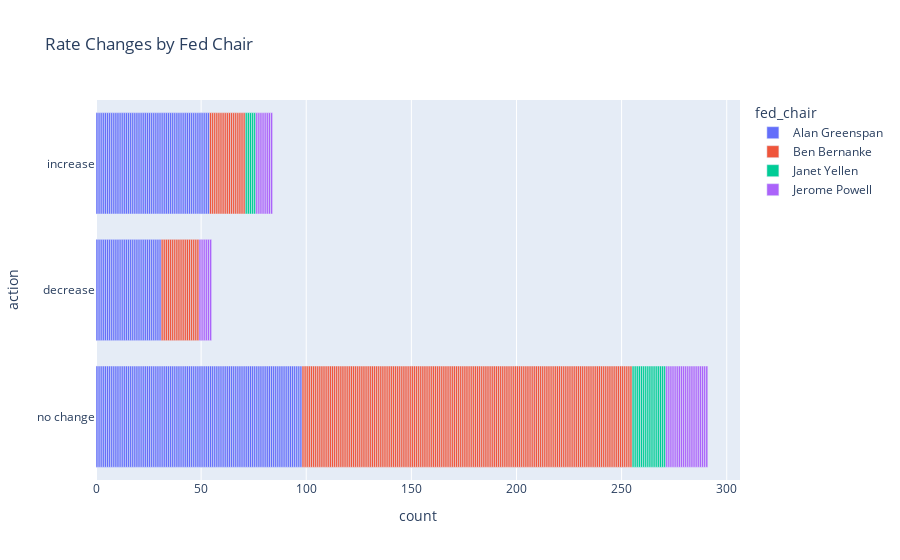

Notebook code cell kept with this figure:
### Markdown cell above
<br>

### FOMC Decision Events

The following graph anayzes the FOMC actions by Meeting outcome. The rates of activity are not consistent. No action or holding interest rates stable is by far the most prominent outcome in the dataset.

### Code cell
fig = px.bar(df_merge, y="action", color='fed_chair', orientation='h',
             hover_data=["action", "rate_change"],
             height=400,
             title='Rate Changes by Fed Chair')
fig.show()

### Figure 1 — Plotly figure (JSON) as saved in the notebook; plotly's stock layout.template omitted (floating-point values rounded to 4 significant figures; data arrays with more than 128 entries replaced by an {"elided": "..."} marker saying what was removed)
{"data": [{"alignmentgroup": "True", "customdata": {"elided": "183x1 float values"}, "hovertemplate": "fed_chair=Alan Greenspan<br>count=%{x}<br>action=%{y}<br>rate_change=%{customdata[0]}<extra></extra>", "legendgroup": "Alan Greenspan", "marker": {"color": "#636efa", "pattern": {"shape": ""}}, "name": "Alan Greenspan", "offsetgroup": "Alan Greenspan", "orientation": "h", "showlegend": true, "textposition": "auto", "type": "bar", "x": {"elided": "183 int values"}, "xaxis": "x", "y": {"elided": "183 str values"}, "yaxis": "y"}, {"alignmentgroup": "True", "customdata": {"elided": "192x1 float values"}, "hovertemplate": "fed_chair=Ben Bernanke<br>count=%{x}<br>action=%{y}<br>rate_change=%{customdata[0]}<extra></extra>", "legendgroup": "Ben Bernanke", "marker": {"color": "#EF553B", "pattern": {"shape": ""}}, "name": "Ben Bernanke", "offsetgroup": "Ben Bernanke", "orientation": "h", "showlegend": true, "textposition": "auto", "type": "bar", "x": {"elided": "192 int values"}, "xaxis": "x", "y": {"elided": "192 str values"}, "yaxis": "y"}, {"alignmentgroup": "True", "customdata": [[0.0025], [0.0025], [0], [0], [0], [0], [0], [0], [0], [0], [0], [0.0025], [0], [0], [0.0025], [0], [0], [0], [0], [0], [0.0025]], "hovertemplate": "fed_chair=Janet Yellen<br>count=%{x}<br>action=%{y}<br>rate_change=%{customdata[0]}<extra></extra>", "legendgroup": "Janet Yellen", "marker": {"color": "#00cc96", "pattern": {"shape": ""}}, "name": "Janet Yellen", "offsetgroup": "Janet Yellen", "orientation": "h", "showlegend": true, "textposition": "auto", "type": "bar", "x": [1, 1, 1, 1, 1, 1, 1, 1, 1, 1, 1, 1, 1, 1, 1, 1, 1, 1, 1, 1, 1], "xaxis": "x", "y": ["increase", "increase", "no change", "no change", "no change", "no change", "no change", "no change", "no change", "no change", "no change", "increase", "no change", "no change", "increase", "no change", "no change", "no change", "no change", "no change", "increase"], "yaxis": "y"}, {"alignmentgroup": "True", "customdata": [[0.0025], [0], [0.0025], [0.0025], [0], [0.0025], [0.0025], [0], [0], [0.0025], [0.0025], [0.0025], [0], [0], [0], [0], [0], [0], [0], [0], [-0.0025], [-0.0025], [-0.0025], [-0.0025], [0], [-0.0025], [-0.0025], [-0.0025], [-0.0025], [0], [-0.01], [0], [0], [0]], "hovertemplate": "fed_chair=Jerome Powell<br>count=%{x}<br>action=%{y}<br>rate_change=%{customdata[0]}<extra></extra>", "legendgroup": "Jerome Powell", "marker": {"color": "#ab63fa", "pattern": {"shape": ""}}, "name": "Jerome Powell", "offsetgroup": "Jerome Powell", "orientation": "h", "showlegend": true, "textposition": "auto", "type": "bar", "x": [1, 1, 1, 1, 1, 1, 1, 1, 1, 1, 1, 1, 1, 1, 1, 1, 1, 1, 1, 1, 1, 1, 1, 1, 1, 1, 1, 1, 1, 1, 1, 1, 1, 1], "xaxis": "x", "y": ["increase", "no change", "increase", "increase", "no change", "increase", "increase", "no change", "no change", "increase", "increase", "increase", "no change", "no change", "no change", "no change", "no change", "no change", "no change", "no change", "no change", "no change", "no change", "decrease", "no change", "decrease", "decrease", "decrease", "decrease", "no change", "decrease", "no change", "no change", "no change"], "yaxis": "y"}], "layout": {"autosize": true, "barmode": "relative", "legend": {"title": {"text": "fed_chair"}, "tracegroupgap": 0}, "title": {"text": "Rate Changes by Fed Chair"}, "xaxis": {"anchor": "y", "autorange": true, "domain": [0, 1], "range": [0, 306.3], "title": {"text": "count"}, "type": "linear"}, "yaxis": {"anchor": "x", "autorange": true, "domain": [0, 1], "range": [-0.5, 2.5], "title": {"text": "action"}, "type": "category"}}}
